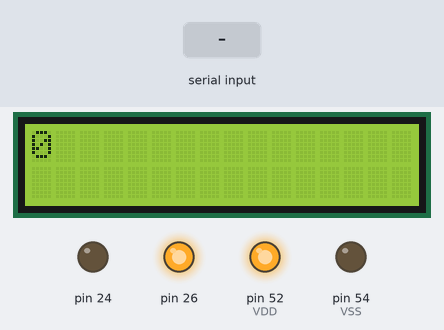
Recording of a sketch running on a simulated Arduino Mega 2560, built with avr-gcc and run on an emulated ATmega2560. On the bench: 16×2 character LCD, output pins drawn as LEDs (lit = HIGH). Inputs (shaded band) come from the test bench. Pins used as bus, display or sensor lines are not drawn; what the sketch prints to the serial monitor is not drawn.

Above: at 1.6 s.
1.7 s: "t90\n" received over Serial
At 3.8 s:
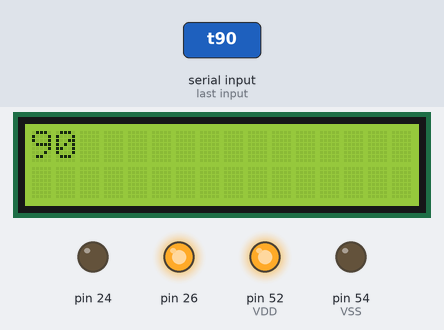
4.7 s: "stop" received over Serial
7.5 s: "start" received over Serial
At 10.8 s:
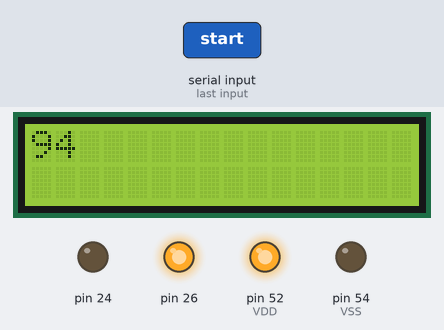
Timing chart, 0 to 12.3 s (numbered marks = the images above; inputs shaded):
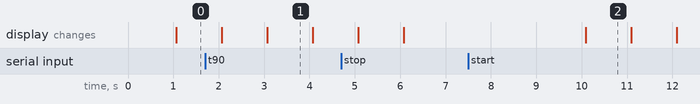

The sketch:

Part4.ino
```cpp
#include <LiquidCrystal.h>
int count = 0;
bool onCount = true;
/******************************************************************************************************************/
/***********     LCD Initialization Code - Don't change unless you want stuff to stop working! ********************/
/******************************************************************************************************************/
/*
 *      void init_LCD();     Call this function to set up the LCD screen for use
 *      void LCD_off();      Call this function to turn off the backlight of the screen. Note that this leaves the LCD still on, but not visible
 *      void LCD_on();       Call this function to turn the backlight back on. The LCD starts on by default
 *
 *
 *
 *
 *
 *
 *
 */


// initialize the library with the numbers of the interface pins
LiquidCrystal lcd(48, 46, 44, 42, 40, 38, 36, 34, 32, 30, 28);
int __counter = 0; //Global counter variable for contrast PWM
void init_LCD(){__init_LCD();}

  void __init_LCD(){
  pinMode(24, OUTPUT); //K
  pinMode(26, OUTPUT); //A
  pinMode(54, OUTPUT); //VSS
 pinMode(52, OUTPUT); //VDD
  pinMode(50, OUTPUT); //Contrasty pin
  digitalWrite(24, LOW); //Backlight
  digitalWrite(26, HIGH); //Backlight
  digitalWrite(54, LOW); //GND
  digitalWrite(52, HIGH); //VDD
 // set up the LCD's number of columns and rows:
  lcd.begin(16, 2);
  // Timer0 is used for millis() - we'll just interrupt
  // in the middle and call the compA
  OCR0A = 0x01;
  TIMSK0 |= _BV(OCIE0A);
}
SIGNAL(TIMER0_COMPA_vect)
{
   __counter++;
   if (__counter > 14){
      digitalWrite(50,HIGH);
      __counter = 0;
   }
   else if (__counter > 3){
      digitalWrite(50, LOW);
   }
}


//turn lcd backlight off
void lcd_off(){
  digitalWrite(26, LOW); //Backlight
}

//turn lcd backlight on
void lcd_on(){
  digitalWrite(26, HIGH); //Backlight
}
/*******************************************************************************************************************/
/*******************************************************************************************************************/
/*******************************************************************************************************************/

void setTimer(String c){
  count = c.toInt();
}
 void startTimer(){
  onCount = true;
 }

 void stopTimer(){
  onCount = false;
 }

void setup() {
  // put your setup code here, to run once:
   Serial.begin(9600);
  init_LCD();

}

void loop() {
  // put your main code here, to run repeatedly;
//  if(Serial.available()){
//        delay(100);
//        lcd.clear();
//        lcd.write(count);
//  }
    if(Serial.available() >0){
      String incoming = Serial.readString();
      Serial.print(incoming);
      Serial.print(incoming[0]);
      if(incoming[0] == 't'){
        setTimer(incoming.substring(1));
      }
      if(incoming == "stop" || incoming == "Stop"){
        stopTimer();
      }
      if(incoming == "start" || incoming == "Start"){
        startTimer();
      }
    }
    delay(1000);
    lcd.clear();
    lcd.print(String(count, DEC));
    if(onCount){
     count += 1;
   }
}
```

Measured:
- after the input at 7.5 s, the display: changes after 2.6 s (image 2)
- what the display in image 1 shows lasts 1.0 s, from 3.1 s to 4.1 s
